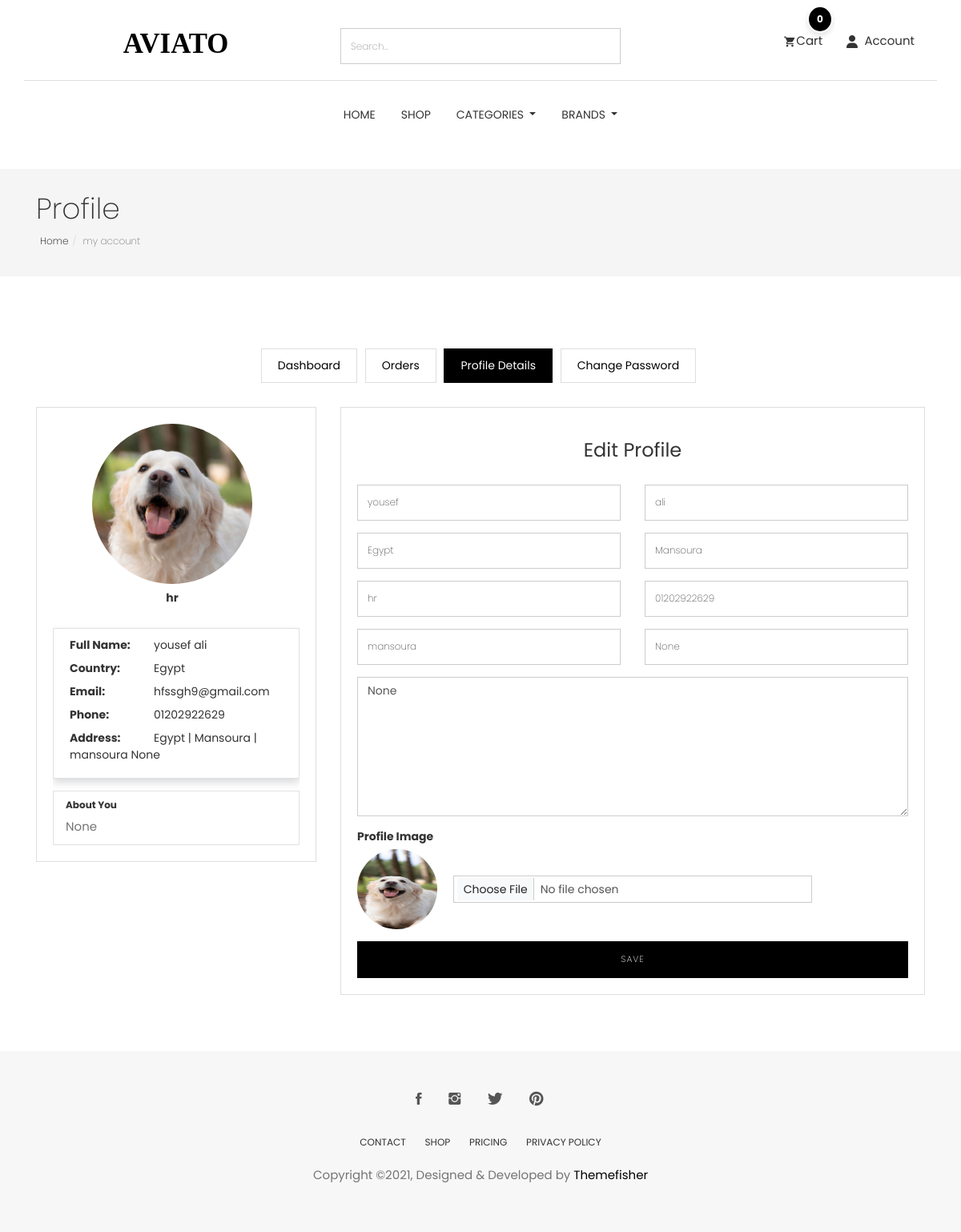
Before: /accounts/profile/ (signed in) with the older database file.
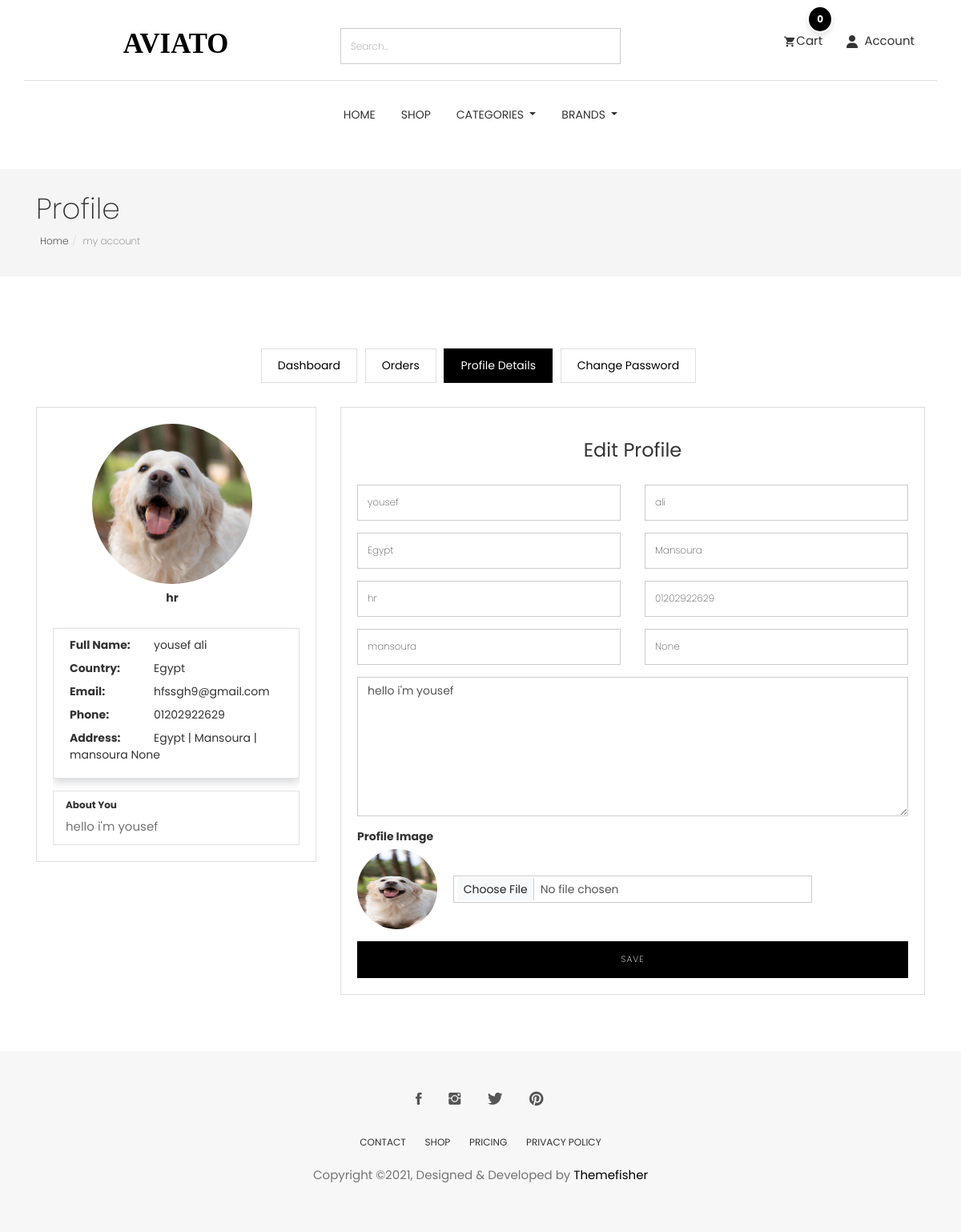
After: the same page with the newer database file.
### accounts/models.py (models this page shows, shortened)
class Profile(models.Model):
    user = models.OneToOneField(User,on_delete=models.CASCADE)
    image = models.ImageField(upload_to='users_images/',blank=True , null=True)
    about = models.TextField(max_length=4000 , blank=True , null=True)
    country = models.CharField(max_length=50 ,blank=True, null=True)
    address_line_1 = models.CharField( max_length=50 , blank=True , null=True)
    address_line_2 = models.CharField( max_length=50 , blank=True , null=True)
    headline = models.CharField(max_length=50 , blank=True, null=True)
    city = models.CharField(max_length=50 ,blank=True, null=True)
    @property
    def full_name(self):
        return f'{self.user.first_name} {self.user.last_name}'
    @property
    def full_address(self):
        return f"{self.country} | {self.city} | {self.address_line_1} {self.address_line_2}"

class User(AbstractBaseUser):
    first_name      = models.CharField(max_length=50)
    last_name       = models.CharField(max_length=50)
    username        = models.CharField(max_length=50, unique=True)
    email           = models.EmailField(max_length=100, unique=True)
    phone_number    = models.CharField(max_length=50)
    date_joined     = models.DateTimeField(auto_now_add=True)
    last_login      = models.DateTimeField(auto_now_add=True)
    is_admin        = models.BooleanField(default=False)
    is_staff        = models.BooleanField(default=False)
    is_active        = models.BooleanField(default=False)
    is_superadmin        = models.BooleanField(default=False)
    USERNAME_FIELD = 'email'
    REQUIRED_FIELDS = ['username', 'first_name', 'last_name']
    objects = MyAccountManager()

### accounts/views.py (the view)
# urls.py: path('profile/' , views.profile , name="profile" ),
@login_required(login_url='login')
def profile(request):
    profile = Profile.objects.get(user=request.user)
    if request.method == "POST":
        user_form = UserForm(request.POST, instance=request.user)
        profile_form = ProfileForm(request.POST, request.FILES, instance=profile)
        if user_form.is_valid() and profile_form.is_valid():
            user_form.save()
            profile_form.save()
            messages.success(request, 'Profile updated successfully')
            return redirect('profile')
        else:
            messages.error(request, 'Please correct the errors below.')
    else:
        user_form = UserForm(instance=request.user)
        profile_form = ProfileForm(instance=profile)
    return render(request, 'profile/profile.html', {
        'profile': profile,
        'user_form': user_form,
        'profile_form': profile_form
    })

### accounts/forms.py
class UserForm(forms.ModelForm):
    class Meta:
        model = User
        fields = ['first_name','last_name','phone_number']

class ProfileForm(forms.ModelForm):
    class Meta:
        model = Profile
        fields = ['image','country','city','headline','about','address_line_1','address_line_2']

### category/category_context.py (called while the page is built)
def nav_links(request):
    categories_nav = Category.objects.all()
    subcategories_nav = Subcategory.objects.all()
    brands_nav = Brand.objects.all()
    context = {
        'categories_nav':categories_nav,
        'brands_nav':brands_nav,
        'subcategories_nav':subcategories_nav,
    }
    return context

### category/models.py (called while the page is built)
    def get_url(self):
        return reverse('products_by_subcategory',args=[self.id])

### store/models.py (called while the page is built)
    def get_url(self):
        return reverse('products_by_brand',args=[self.id])

    def __str__(self):
        return self.name

### accounts/templates/profile/profile.html (shortened to what the changed rows need)
{% extends "base.html" %}
{% load static %}
{% block body %}
<section class="page-header">
    <div class="container">
        <div class="row">
            <div class="col-md-12">
                <div class="content">
                    <h1 class="page-name">Profile</h1>
                </div>
            </div>
        </div>
    </div>
</section>
<section class="user-dashboard page-wrapper">
    <div class="container">
        <div class="row">
            <div class="col-md-12">
                <div class="row">
                    <div class="col-md-4">
                        <div class="dashboard-wrapper dashboard-user-profile">
                            <div class="media">
                                <div class="pull-left text-center w-100  ">
                                    <img class="user-img"
                                        src="{% if profile.image %} {{profile.image.url}} {% endif %}"
                                        alt="Image">
                                    <h5 class=""><strong>{{profile.headline}}</strong></h5>
                                </div>
                                <div class="media-body">
                                    <ul class="user-profile-list border py-3 mb-4 shadow">
                                        <li><span>Full Name:</span>{{profile.full_name}}</li>
                                        <li><span>Country:</span>{{profile.country}}</li>
                                        <li><span>Email:</span>{{profile.user.email}}</li>
                                        <li><span>Phone:</span>{{profile.user.phone_number}}</li>
                                        <li><span>Address:</span>{{profile.full_address}}</li>
                                    </ul>
                                    <div class=" px-4 border">
                                        <h6 class="mt-3"><strong>About You</strong></h6>
                                        <p>{{profile.about}}</p>
                                    </div>
                                </div>
                            </div>
                        </div>
                    </div>
                    <div class="col-md-8">
                        <div class="dashboard-wrapper dashboard-user-profile">
                            <div class="media">
                                <div class="row mt-5">
                                    <div class="col-md-12 ">
                                        <div class="block text-center">
                                            <form class="text-left clearfix" method="POST" action="{% url 'profile' %}"
                                                enctype="multipart/form-data">
                                                <div class="row">
                                                    <div class="form-group col-md-6">
                                                        <input type="text" class="form-control" name="country"
                                                            value="{{ profile_form.country.value }}"
                                                            placeholder="Country">
                                                    </div>
                                                    <div class="form-group col-md-6">
                                                        <input type="text" class="form-control" name="city"
                                                            value="{{ profile_form.city.value }}" placeholder="City">
                                                    </div>
                                                </div>
                                                <div class="row">
                                                    <div class="form-group col-md-6">
                                                        <input type="text" class="form-control" name="headline"
                                                            value="{{ profile_form.headline.value }}"
                                                            placeholder="Headline">
                                                    </div>
                                                </div>
                                                <div class="row">
                                                    <div class="form-group col-md-6">
                                                        <input type="text" class="form-control" name="address_line_1"
                                                            value="{{ profile_form.address_line_1.value }}"
                                                            placeholder="Address Line 1">
                                                    </div>
                                                </div>
                                                <div class="form-group">
                                                    <textarea rows="8" name="about" cols="50" class="form-control"
                                                        placeholder="About You">{{ profile_form.about.value }}</textarea>
                                                </div>
                                            </form>
                                        </div>
                                    </div>
                                </div>
                            </div>
                        </div>
                    </div>
                </div>
            </div>
        </div>
    </div>
</section>
{% endblock body %}

Changed rows visible on the page:
changed Profile "hr": about "None" → "hello i'm yousef"
